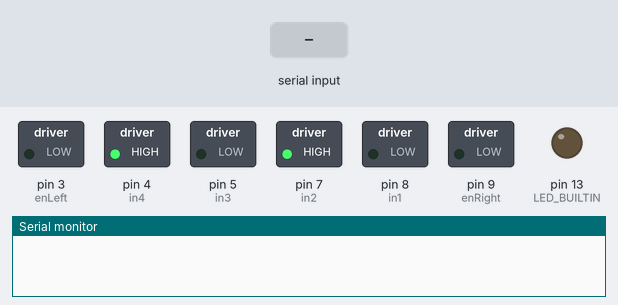
Simulated run of this sketch. Board: Arduino Uno, built with avr-gcc and run on an emulated ATmega328P. Shown: switched loads named in the sketch (green lamp = pin HIGH), output pins drawn as LEDs (lit = HIGH), the last lines printed to the serial monitor. Inputs (shaded band) come from the test bench.

Above: at 1.2 s.
1.3 s: "90,45,200\n" received over Serial
At 2.1 s:
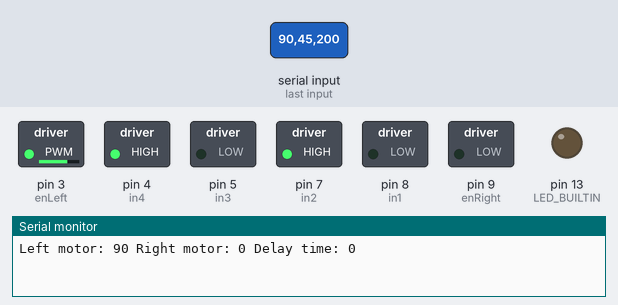
At 7.1 s:
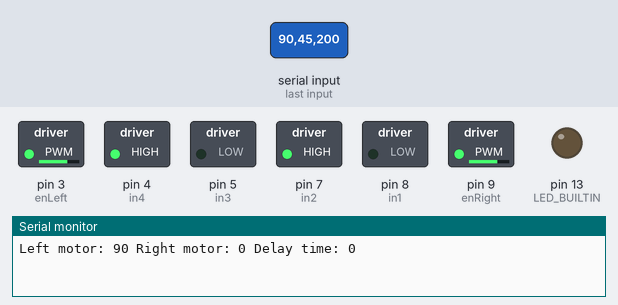
Timing chart, 0 to 8.6 s (numbered marks = the images above; inputs shaded):
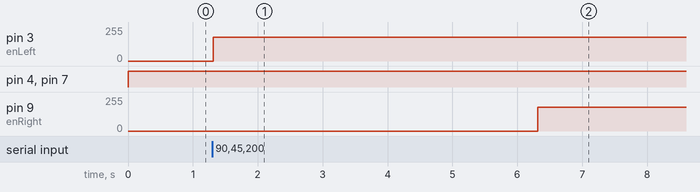

Measured:
- after the input at 1.3 s, pin 3 (enLeft): 0/255 → 180/255 at once; pin 9 (enRight): 0/255 → 180/255 after 5.0 s

The sketch:

bot.ino
```cpp
// Left Motor connections
int enLeft = 3;
int in3    = 5;
int in4    = 4;

// Right Motor connections
int enRight = 9;
int in2     = 7;
int in1     = 8;

// These will contain the speed of the motors
int left_motor_speed;
int right_motor_speed;
int delay_time;

// Delay for turns
//Change it according to the delay you find in physical model
const int u_turn_delay = 5000;
const int turn_delay = 5000;

// as our speed are from 0-75 we need a speed factor as voltage range is from 0-255
const int speed_factor = 2;

void runnigMotor(int left_motor_speed,int right_motor_speed, int delay_time){
  // This case is for right turn
  if (left_motor_speed > 0 && right_motor_speed == 0){
      digitalWrite(in3, LOW);
      digitalWrite(in4, HIGH);
      analogWrite(enLeft, left_motor_speed*speed_factor);

      digitalWrite(in1, LOW);
      digitalWrite(in2, HIGH);
      analogWrite(enRight, right_motor_speed*speed_factor);
      delay(turn_delay);

      analogWrite(enLeft, left_motor_speed*speed_factor);
      analogWrite(enRight, left_motor_speed*speed_factor);
      delay(delay_time - turn_delay);
    }
  // This case is for left turn
  else if (right_motor_speed > 0 && left_motor_speed == 0){
      digitalWrite(in1, LOW);
      digitalWrite(in2, HIGH);
      analogWrite(enRight, right_motor_speed*speed_factor);

      digitalWrite(in3, LOW);
      digitalWrite(in4, HIGH);
      analogWrite(enLeft, left_motor_speed*speed_factor);
      delay(turn_delay);

      analogWrite(enLeft, right_motor_speed*speed_factor);
      analogWrite(enRight, right_motor_speed*speed_factor);
      delay(delay_time - turn_delay);
    }
  // This case is for u turn
  else if (left_motor_speed > 0 && right_motor_speed < 0) {
      digitalWrite(in1, HIGH);
      digitalWrite(in2, LOW);
      analogWrite(enRight, right_motor_speed*speed_factor);

      digitalWrite(in3, LOW);
      digitalWrite(in4, HIGH);
      analogWrite(enLeft, left_motor_speed*speed_factor);
      delay(u_turn_delay);
      analogWrite(enLeft, left_motor_speed*speed_factor);
      analogWrite(enRight, left_motor_speed*speed_factor);
      delay(delay_time - u_turn_delay);
  }
  // This is the general case where motor have varying speeds
  else {
      digitalWrite(in1, LOW);
      digitalWrite(in2, HIGH);
      analogWrite(enRight, right_motor_speed*speed_factor);

      digitalWrite(in3, LOW);
      digitalWrite(in4, HIGH);
      analogWrite(enLeft, left_motor_speed*speed_factor);
      delay(delay_time);
  }
  }


void setup() {
  // Beginning serial control
  Serial.begin(19200);
  Serial.setTimeout(3);

  //Setting all pins to Output
  pinMode(enLeft, OUTPUT);
  pinMode(enRight, OUTPUT);
  pinMode(in1, OUTPUT);
  pinMode(in2, OUTPUT);
  pinMode(in3, OUTPUT);
  pinMode(in4, OUTPUT);
  pinMode(LED_BUILTIN, OUTPUT);

   // Intial state of motors
  digitalWrite(in1, LOW);
  digitalWrite(in2, LOW);
  digitalWrite(in3, LOW);
  digitalWrite(in4, LOW);

}

void loop() {
  if (Serial.available() > 0){
    left_motor_speed = Serial.readStringUntil(' ').toInt();
    Serial.print("Left motor: ");
    Serial.print(left_motor_speed);
    Serial.print(" ");
    right_motor_speed = Serial.readStringUntil(' ').toInt();
    Serial.print("Right motor: ");
    Serial.print(right_motor_speed);
    Serial.print(" ");
    delay_time = Serial.readStringUntil(' ').toInt();
    Serial.print("Delay time: ");
    Serial.println(delay_time);
  }
  runnigMotor(left_motor_speed, right_motor_speed, delay_time);
  Serial.flush();
}
```
